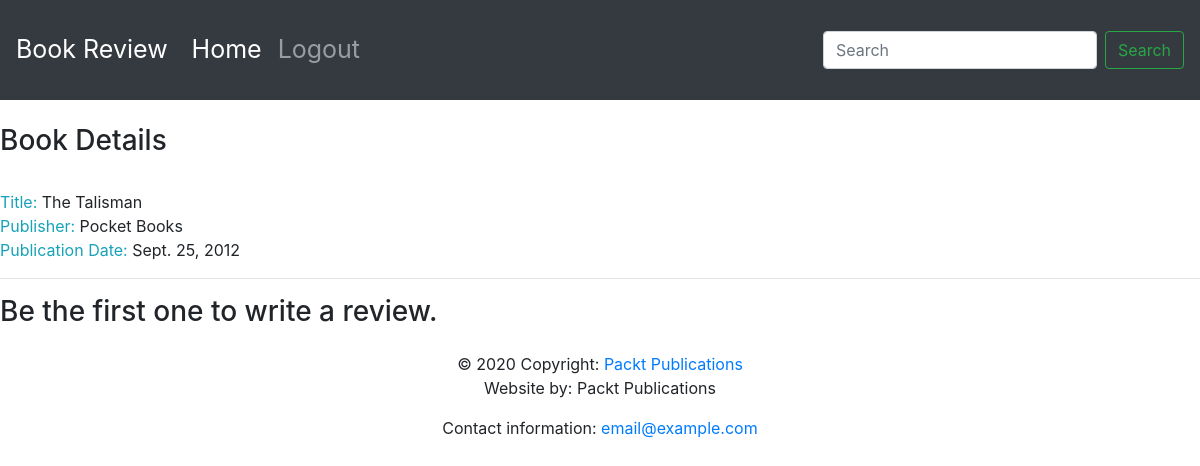
/books/18/, run on the app's committed database.
### reviews/models.py (models this page shows)
class Book(models.Model):
    title = models.CharField(
        max_length=70,
        help_text="The title of the book."
    )
    publication_date = models.DateField(
        verbose_name="Date the book was published."
    )
    isbn = models.CharField(
        max_length=20,
        verbose_name="ISBN number of the book."
    )
    publisher = models.ForeignKey(
        Publisher,
        on_delete=models.CASCADE
    )
    contributors = models.ManyToManyField(
        'Contributor',
        through="BookContributor"
    )
    def __str__(self):
        return self.title

class Publisher(models.Model):
    name = models.CharField(
        max_length = 50,
        help_text="The name of the Publisher."
    )
    website = models.URLField(
        help_text="The Publisher's website."
    )
    email = models.EmailField(
        help_text="The Publisher's email address."
    )
    def __str__(self):
        return self.name

### reviews/views.py (the view)
# urls.py: path('books/<int:pk>/', views.book_detail, name='book_detail')
def book_detail(request, pk):
    book = get_object_or_404(Book, pk=pk)
    reviews = book.review_set.all()
    if reviews:
        book_rating = average_rating(
            [review.rating for review in reviews]
        )
        context = {
            'book': book,
            'book_rating': book_rating,
            'reviews': reviews
        }
    else:
        context = {
            'book': book,
            'book_rating': None,
            'reviews': None
        }
    return render(request, "reviews/book_detail.html", context)

### reviews/templates/reviews/book_detail.html (shortened to what this page needs)
{% extends 'base.html' %}
{% block content %}
  <br>
  <h3>Book Details</h3>
  <br>
  <span class="text-info">Title: </span><span>{{ book.title }}</span>
  <br>
  <span class="text-info">Publisher: </span><span>{{ book.publisher }}</span>
  <br>
  <span class="text-info">Publication Date: </span><span>{{ book.publication_date }}</span>
  <br>
  {% if not reviews %}
    <hr>
    <h3>Be the first one to write a review.</h3>
  {% endif %}
{% endblock %}

### data on the page
Book: title "The Talisman", publisher "Pocket Books", publication_date "Sept. 25, 2012"
